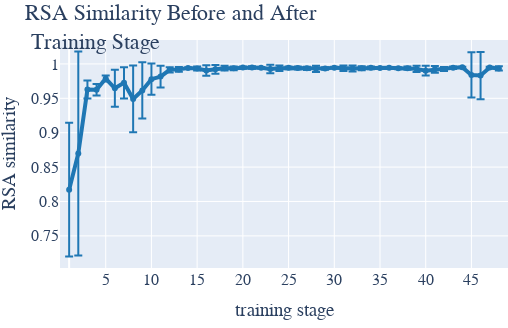

Notebook source saved alongside this figure:
### Code cell
config = default_config
config["layout"]["margin"] = dict(l=30*multiplier, r=0*multiplier, t=20*multiplier, b=30*multiplier)
config["layout"]["xaxis"]["tickmode"] = 'array'
config["layout"]["xaxis"]["tickvals"] = [i for i in range(4,50,5)]
config["layout"]["xaxis"]["ticktext"] = [str(i) for i in range(5,50,5)]

n_stages = 49
DeltaT_similarity = np.zeros((len(repetition_ids), n_stages-1))
for repetition_idx in repetition_ids:
    cur_RSA_VAE = experiment_statistics['IMGEP-VAE'][repetition_idx]['temporal_RSA']
    for stage_idx in range(n_stages-1):
        DeltaT_similarity[repetition_idx, stage_idx] = cur_RSA_VAE[stage_idx+1, stage_idx]
fig = ad.gui.jupyter.plotly_meanstd_scatter(DeltaT_similarity, config=config)
#plotly.io.write_image(fig, 'sm_figure_7_VAE.pdf')
